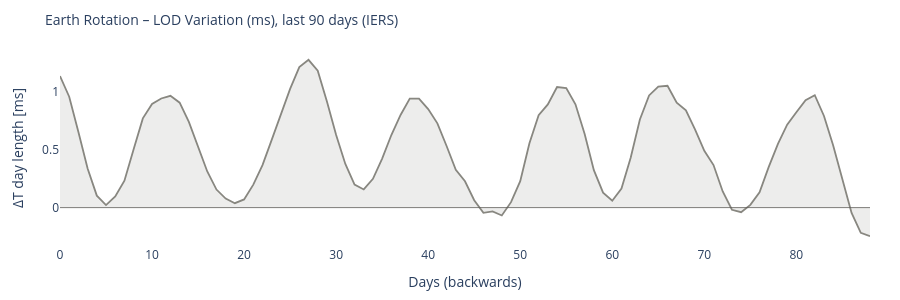

This figure's notebook cell:
### Code cell
# ============================================================
# EARTH ROTATION – LOD variation (if IERS available)
# ============================================================

lod_col = None
if df_iers is not None:
    lod_col = next((c for c in df_iers.columns if 'lod' in c), None)

if df_iers is not None and lod_col:
    fig = go.Figure()
    fig.add_trace(go.Scatter(
        y=df_iers[lod_col].values,
        mode='lines',
        line=dict(color='#888780', width=1.8),
        fill='tozeroy', fillcolor='rgba(136,135,128,0.15)',
        name='LOD'
    ))
    fig.add_hline(y=0, line_color='#5F5E5A', line_width=0.8)
    fig.update_layout(
        title=dict(text='Earth Rotation – LOD Variation (ms), last 90 days (IERS)', font=dict(size=14)),
        xaxis_title='Days (backwards)', yaxis_title='ΔT day length [ms]',
        height=300,
        plot_bgcolor='rgba(0,0,0,0)', paper_bgcolor='rgba(0,0,0,0)',
        margin=dict(l=60, r=30, t=50, b=40)
    )
    fig.show()
else:
    print('IERS LOD data unavailable or column not found.')
    print('Reference: nominal day length =', CONSTANTS['sidereal_day_s'], 's')

### Figure 1 — Plotly figure (JSON) as saved in the notebook; plotly's stock layout.template omitted (floating-point values rounded to 4 significant figures)
{"data": [{"fill": "tozeroy", "fillcolor": "rgba(136,135,128,0.15)", "line": {"color": "#888780", "width": 1.8}, "mode": "lines", "name": "LOD", "type": "scatter", "y": [1.133, 0.956, 0.6524, 0.3378, 0.1031, 0.0216, 0.0955, 0.232, 0.5029, 0.769, 0.893, 0.9405, 0.9632, 0.9045, 0.7391, 0.5279, 0.3115, 0.1556, 0.0776, 0.038, 0.0704, 0.1983, 0.3663, 0.5839, 0.8048, 1.023, 1.21, 1.274, 1.18, 0.9141, 0.625, 0.376, 0.1978, 0.1567, 0.2476, 0.4226, 0.6257, 0.7985, 0.9394, 0.9399, 0.849, 0.726, 0.5308, 0.3262, 0.2269, 0.0639, -0.0453, -0.0324, -0.0677, 0.0469, 0.2275, 0.555, 0.7966, 0.889, 1.039, 1.03, 0.8904, 0.6337, 0.3223, 0.1294, 0.0591, 0.1641, 0.4295, 0.7596, 0.9667, 1.043, 1.05, 0.905, 0.8392, 0.6723, 0.4898, 0.3668, 0.1394, -0.0184, -0.0391, 0.024, 0.1325, 0.3515, 0.5488, 0.7154, 0.8221, 0.9262, 0.9688, 0.7899, 0.5356, 0.2425, -0.0464, -0.2173, -0.2464]}], "layout": {"height": 300, "margin": {"b": 40, "l": 60, "r": 30, "t": 50}, "paper_bgcolor": "rgba(0,0,0,0)", "plot_bgcolor": "rgba(0,0,0,0)", "shapes": [{"line": {"color": "#5F5E5A", "width": 0.8}, "type": "line", "x0": 0, "x1": 1, "xref": "x domain", "y0": 0, "y1": 0, "yref": "y"}], "title": {"font": {"size": 14}, "text": "Earth Rotation – LOD Variation (ms), last 90 days (IERS)"}, "xaxis": {"title": {"text": "Days (backwards)"}}, "yaxis": {"title": {"text": "ΔT day length [ms]"}}}}
